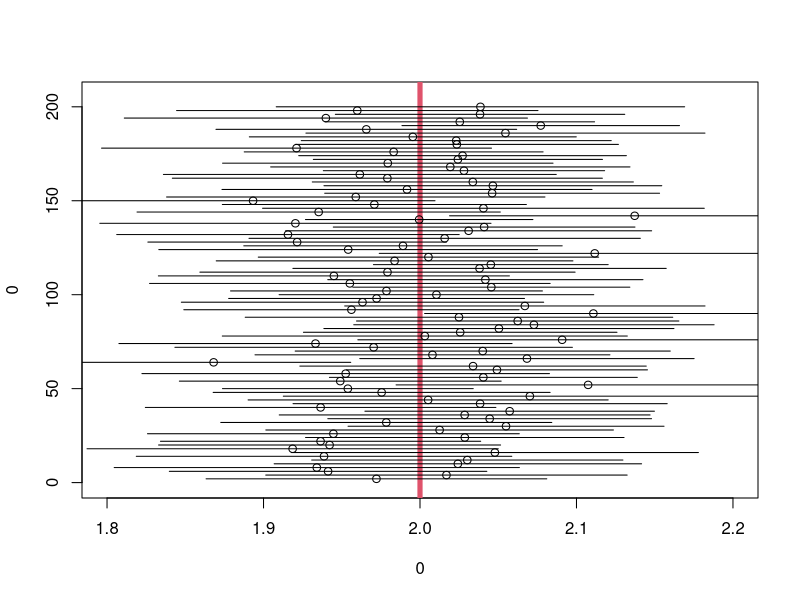

The R script that drew this image:
true.beta <- 2
max.budget <- 1000000
sample.size <- 40
noise.sd <- 100000

plot(0,0,type="n",xlim=c(1.8,2.2),ylim=c(0,205))

abline(v=2,col=2,lwd=5)
for(i in 1:100){
  marketing.budget <- runif(sample.size,min = 0,max=max.budget)
  
  profit <- true.beta * marketing.budget + rnorm(sample.size,
                                                 mean=0,
                                                 sd = noise.sd)
  
  templm <- lm(profit~marketing.budget)
  temp.interval <- confint(templm,"marketing.budget",level=.95)
  
  points(templm$coefficients[2],i*2,col=1)
  lines(x = c(temp.interval[1],
              temp.interval[2]),
        y= c(i*2,i*2))
}
